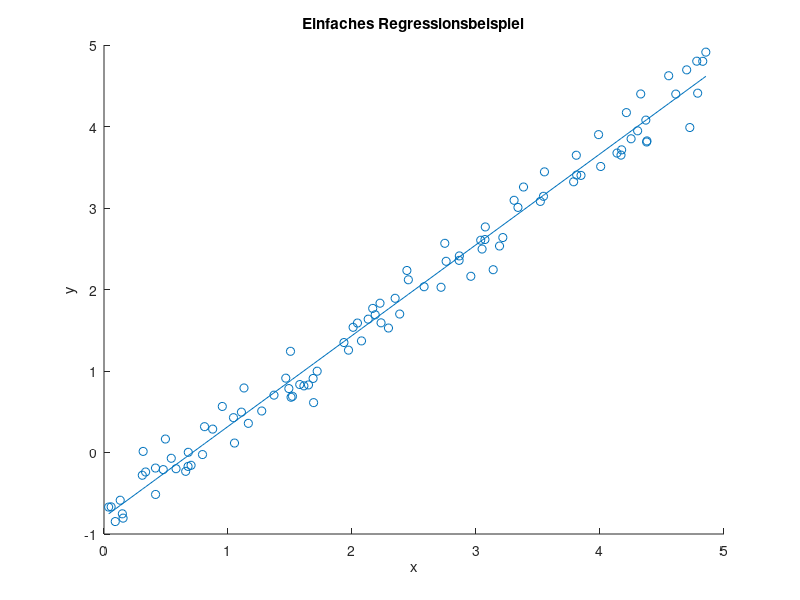

MATLAB code to generate this figure: (Note: this script raises an error after producing the figure.)
%% Ein einfaches Beispiel für Regression 

% func = @(x) - 0.2*x.^2 + 1.1*x - 0.75;
func = @(x)  + 1.1*x - 0.75;
addNoise = @(x) x + 0.2 * randn(size(x)); 

%% Trainingsdaten erzeugen
nTrain = 100; 
xTrain = sort(5*rand(nTrain, 1)); 
yTrain = addNoise(func(xTrain));
scatter(xTrain, yTrain, 'DisplayName', 'Trainingsdaten'); 
xlabel('x'), ylabel('y'); 
t = 'Einfaches Regressionsbeispiel';
title(t);

%% Methode der kleinsten Quadrate
DTrain = [xTrain, ones(nTrain, 1)]; 
wb = linsolve(DTrain'*DTrain, DTrain'*yTrain); 
zTrain = DTrain*wb; 
hold on 
plot(xTrain, zTrain, ...
   'DisplayName', sprintf('Fit-Poly, Ordn, %i', size(DTrain,2)-1)); 
hold off;
legend('Location', 'NW'); 
MSETrain = mean( (zTrain-yTrain).^2 );
RMSETrain = sqrt(MSETrain);
title(t, sprintf('RMSE=%.2f', RMSETrain)); 

